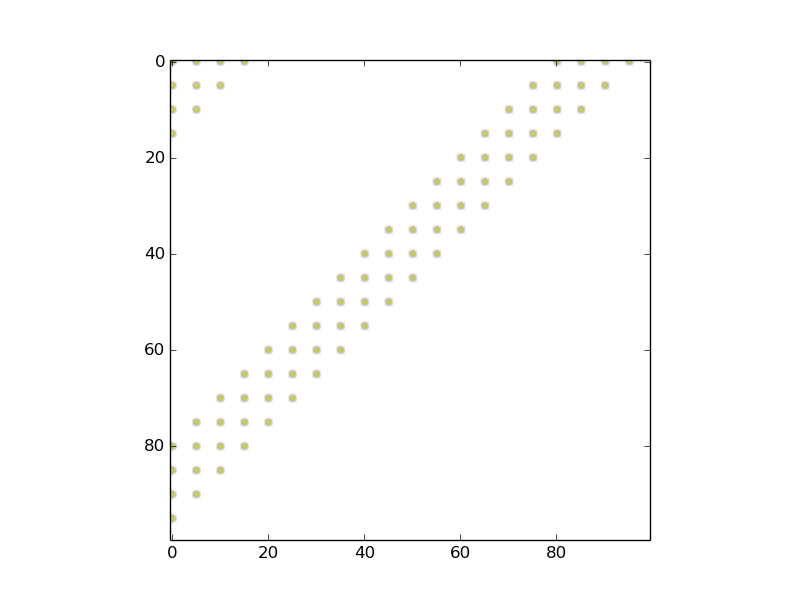
#> input picture 1.4.3/mask_images/mask2.png, 800 x 600 px, given in place of women_sky_earing.png, which was not available
$ python Scomparin_Vadali_1.4.3.py
#> lines starting #> are read from the running program, lines starting #| are printed output that depends on the picture; pictures that were not available may be replaced by others from this repository, and a replacement may not be noted
from __future__ import print_function
import matplotlib
matplotlib.use('Agg')
import matplotlib.pyplot as plt
import os.path
import numpy as np      # 'as' lets us use standard abbreviations


#4.

# Arrays and lists both contain data, and both allow for easy access later on.
# Arrays are multidimensional, whereas lists are only a single dimension of values.

#5.
"""
'''Read the image data'''
# Get the directory of this python script
directory = os.path.dirname(os.path.abspath(__file__))
# Build an absolute filename from directory + filename
filename = os.path.join(directory, 'woman.jpg')
# Read the image data into an array
img = plt.imread(filename)

'''Show the image data'''
# Create figure with 1 subplot
fig, ax = plt.subplots(1, 1)
# Show the image data in a subplot
ax.imshow(img, interpolation='none')
# Saves the figure
###
# Make a rectangle of pixels yellow
###

height = len(img)
width = len(img[0])
for row in range(200, 220):
    for column in range(50, 100):
        img[row][column] = [255, 255, 0] # red + green = yellow
fig.savefig('women2')
"""

#5.

'''
the image height = the number of rows of pixels = 960
	the image width = the number of columns = 584
	the green intensity at (5,9) = img[5][9][1]
the red intensity at (4,10) = 62
	the red intensity of the 25th pixel in the 50th row = 79
'''
"""
#6.

'''Read the image data'''
# Get the directory of this python script
directory = os.path.dirname(os.path.abspath(__file__))
# Build an absolute filename from directory + filename
filename = os.path.join(directory, 'woman.jpg')
# Read the image data into an array
img = plt.imread(filename)

'''Show the image data'''
# Create figure with 1 subplot
fig, ax = plt.subplots(1, 1)
# Show the image data in a subplot
ax.imshow(img, interpolation='none')
# Saves the figure
###
# Make a rectangle of pixels green
###

height = len(img)
width = len(img[0])
for row in range(424, 467):
    for column in range(136, 160):
        img[row][column] = [0, 255, 0] # green
fig.savefig('green_earing.png')
"""

#7.
"""
'''Read the image data'''
# Get the directory of this python script
directory = os.path.dirname(os.path.abspath(__file__))
# Build an absolute filename from directory + filename
filename = os.path.join(directory, 'woman.jpg')
# Read the image data into an array
img = plt.imread(filename)

'''Show the image data'''
# Create figure with 1 subplot
fig, ax = plt.subplots(1, 1)
# Show the image data in a subplot
ax.imshow(img, interpolation='none')
# Saves the figure
###
# Change a region if condition is True
###

height = len(img)
width = len(img[0])
for r in range(155):
    for c in range(width):
        if sum(img[r][c])>500: # brightness R+G+B goes up to 3*255=765
            img[r][c]=[255,0,255] # R + B = magenta
###
# a.
# The program looks at all the pixels in the top 155 rows and across all colums,
# and if their RGB value is greater than 500 (high brightness), then the program
# assumes that those pixels represent the sky and colors them magenta. The [r] and
# [c] represent the rows and columns within the array of pixels.

#b

height = len(img)
width = len(img[0])
for r in range(422, 467):
    for c in range(135, 162):
        if sum(img[r][c])>400: # brightness R+G+B goes up to 3*255=765
            img[r][c]=[255,0,255] # R + B = magenta
fig.savefig('women_sky_earing.png')
"""

#8.


import PIL

def make_mask(rows, columns, stripe_width):
    '''An example mask generator
    Makes slanted stripes of width stripe_width
    image
    returns an ndarray of an RGBA image rows by columns
    '''
#> called with rows = 100, columns = 100, stripe_width = 20

    img = PIL.Image.new('RGBA', (columns, rows))
#> img: PIL image 100x100 RGBA; every value is 0
    image = np.array(img)
    for row in range(0, 100, 3):
        for column in range(0, 100, 3):
            if (row+column) < 130 or (row+column) > 150: #(row+column)/stripe_width % 4 == 0: #and (row+column) < 100:
                if (row+column)/stripe_width % 3 == 0 or (row+column)/stripe_width % 3 == 1:
                #(r+c)/w says how many stripes above/below line y=x
                # The % 2 says whether it is an even or odd stripe

                # Even stripe
                    image[row][column] = [255, 255, 0, 255] # magenta, alpha=255

            elif 130 <= (row+column) <= 150:
                for row in range(60, 80, 2):
                     for column in range(60, 80, 2):
                        image[row][column] = [255, 255, 0, 255] # magenta, alpha=255


            else:
                # Odd stripe
                image[row][column] = [255, 127, 127, 0] # pale red, alpha=0
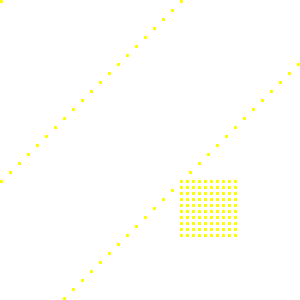
#> image: shape (100, 100, 4) (shown 3 times larger); mean R, G, B, A 3.8, 3.8, 0, 3.8; transparent parts drawn white
    return image

if __name__ == "__main__":
    image = make_mask(100,100,20)

    fig, ax = plt.subplots(1, 1)
    ax.imshow(image)
    fig.savefig('mask7')


# 9.

'''Read the image data'''
# Get the directory of this python script
directory = os.path.dirname(os.path.abspath(__file__))
# Build an absolute filename from directory + filename
filename = os.path.join(directory, 'women_sky_earing.png')
filename_1 = os.path.join(directory, 'mask7.png')
# Read the image data into an array
img = plt.imread(filename)
#> img is the input picture: shape (600, 800, 4) float32; mean R, G, B, A 0.991, 0.991, 0.989, 1
img_1 = plt.imread(filename_1)
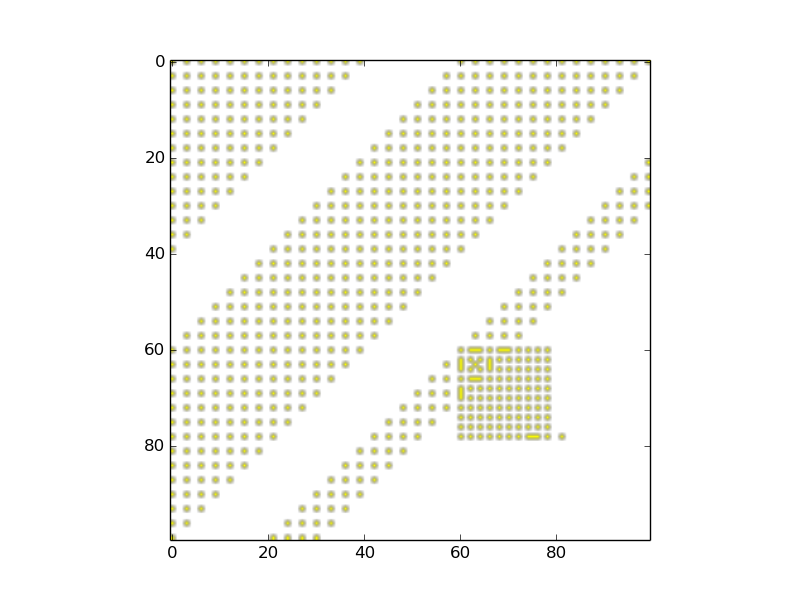
#> input picture 1.4.3/mask_images/mask7.png, 800 x 600 px, found by its file name
#> img_1 is the input picture: shape (600, 800, 4) float32; mean R, G, B, A 0.975, 0.975, 0.96, 1

# Create figure with 2 subplots
fig, ax = plt.subplots(1, 2)
# Show the image data in the first subplot
ax[0].imshow(img, interpolation='none') # Override the default
ax[1].imshow(img_1, interpolation = 'none')
# Show the figure on the screen
fig.show()
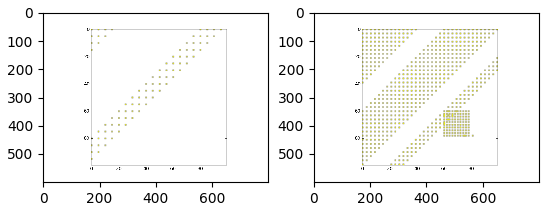
#> figure drawn by matplotlib, 2 panels
fig.savefig('woman_mask')
